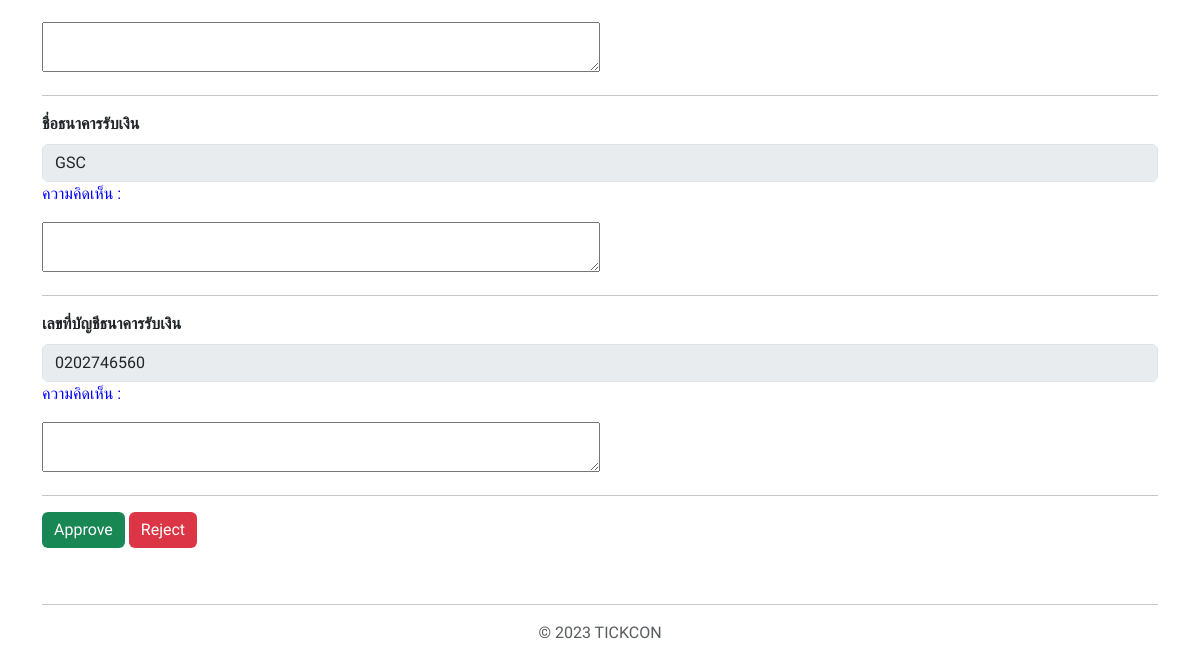
/all_final/each_con_check.php?concert_id=8 (lower part), run on an earlier commit of the app's database.
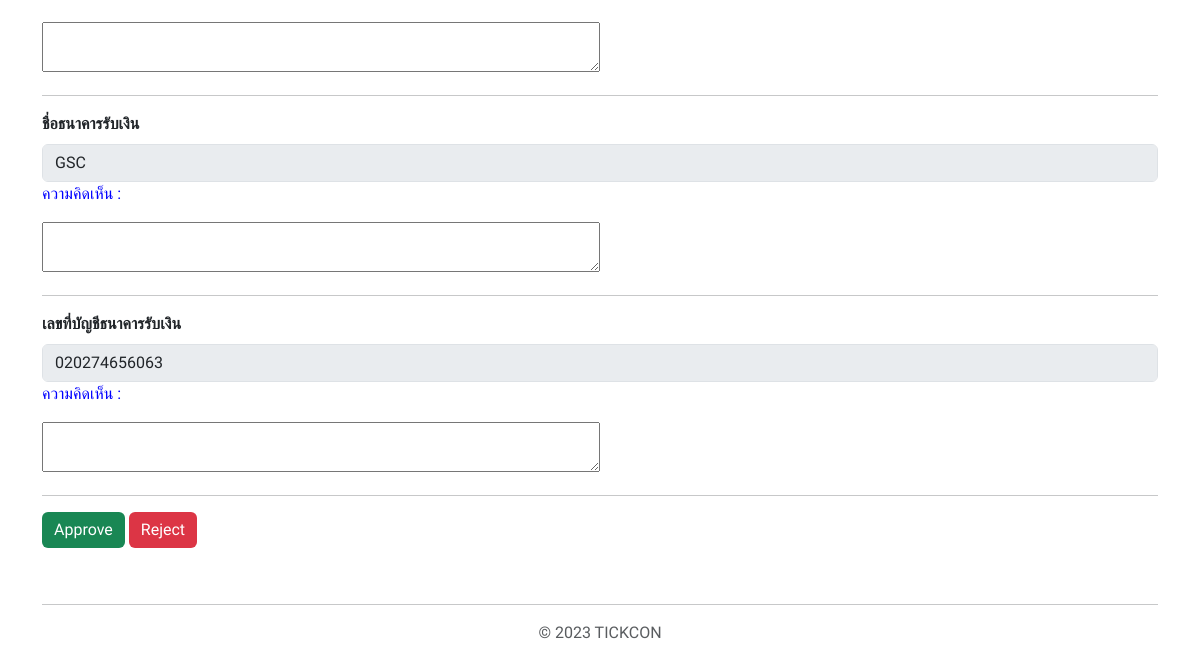
And on a later commit of the database.
### tables this page shows
CREATE TABLE "concert" (
	"concert_id"	INTEGER NOT NULL UNIQUE,
	"concert_name"	TEXT NOT NULL,
	"detail"	TEXT NOT NULL,
	"requirement"	TEXT NOT NULL,
	"status"	TEXT NOT NULL,
	"concert_img_path"	TEXT NOT NULL,
	"open_booking_date"	DATE NOT NULL,
	"show_date"	DATE NOT NULL,
	"show_time"	TEXT NOT NULL,
	"copy_id_card_img"	TEXT NOT NULL,
	"con_permission_img"	TEXT NOT NULL,
	"stage_img"	TEXT,
	"bank_name"	TEXT NOT NULL,
	"bank_code"	TEXT NOT NULL,
	"address"	TEXT NOT NULL,
	"member_id"	INTEGER NOT NULL,
	"concert_name_comment"	TEXT,
	"detail_comment"	TEXT,
	"requirement_comment"	TEXT,
	"concert_img_comment"	TEXT,
	"open_booking_date_comment"	TEXT,
	"show_date_comment"	TEXT,
	"show_time_comment"	TEXT,
	"copy_id_card_comment"	TEXT,
	"con_permission_comment"	TEXT,
	"stage_img_comment"	TEXT,
	"bank_name_comment"	TEXT,
	"bank_code_comment"	TEXT,
	"address_comment"	TEXT,
	"ticket_comment"	TEXT,
	PRIMARY KEY("concert_id" AUTOINCREMENT)
);

### all_final/each_con_check.php (the view, shortened to what this page needs)
<!DOCTYPE html>
<html lang="en">
<head>
    <link href="https://cdn.jsdelivr.net/npm/bootstrap@5.3.2/dist/css/bootstrap.min.css" rel="stylesheet"
>
</head>
<body>
    <?php
    $concert_id = $_SESSION['concert_id'];
    require_once 'config/db.php';
    $sql = <<<EOF
    SELECT * from concert
    WHERE concert_id = $concert_id;
    EOF;
    $ret = $db->query($sql);
    $row = $ret->fetchArray(SQLITE3_ASSOC);
    $member_id = $row['member_id'];
    $sql2 = <<<EOF
    SELECT * from member
    WHERE member_id = $member_id;
    EOF;
    $ret2 = $db->query($sql2);
    $row2 = $ret2->fetchArray(SQLITE3_ASSOC);
    echo '<div class="container">
        <form method="get" >
                <input type="text" class="form-control" name="cname" value = "' . $row2['firstname'] . ' ' . $row2['lastname'] . '" disabled>
                <input type="text" class="form-control" name="cname" value = "' . $row2['email'] . '" disabled><hr>
                <input type="text" class="form-control" name="cname" value = "' . $row['concert_name'] . '" disabled>
                <p class="comment">ความคิดเห็น :</p></p>' . '<textarea name="concert_name_comment" style="width: 50%; height: 50px;"></textarea><hr>
                <textarea name="address" style="width: 100%; height: 100px;" disabled>' . $row['address'] . '</textarea>
                <p class="comment">ความคิดเห็น :</p></p>' . '<textarea name="address_comment" style="width: 50%; height: 50px;"></textarea><hr>
                <input type="date" class="form-control" name="bdate" value = "' . $row['open_booking_date'] . '" disabled>
                <p class="comment">ความคิดเห็น :</p></p>' . '<textarea name="open_booking_date_comment" style="width: 50%; height: 50px;"></textarea><hr>
                <input type="date" class="form-control" name="cdate" value = "' . $row['show_date'] . '" disabled>
                <p class="comment">ความคิดเห็น :</p></p>' . '<textarea name="show_date_comment" style="width: 50%; height: 50px;"></textarea><hr>
                <input type="time" class="form-control" name="ctime" value = "' . $row['show_time'] . '" disabled>
                <p class="comment">ความคิดเห็น :</p></p>' . '<textarea name="show_time_comment" style="width: 50%; height: 50px;"></textarea><hr>
                <textarea name="detail" style="width: 100%; height: 100px;" disabled>' . $row['detail'] . '</textarea>
                <p class="comment">ความคิดเห็น :</p></p>' . '<textarea name="detail_comment" style="width: 50%; height: 50px;"></textarea><hr>
                <input type="require" class="form-control" name="require" value = "' . $row['requirement'] . '" disabled>
                <p class="comment">ความคิดเห็น :</p></p>' . '<textarea name="requirement_comment" style="width: 50%; height: 50px;"></textarea><hr>
            <div class="mb-3" id="tic_type_add"><b>บัตรคอนเสิร์ต</b><br>';
    echo '<p class="comment">ความคิดเห็น :</p></p>' . '<textarea name="ticket_comment" style="width: 50%; height: 50px;"></textarea><hr></div>
            <div class="mb-3">
                <label for="poster_img" class="form-label"><b>โปสเตอร์คอนเสิร์ต</b></label><br>
                <img src="' . $row['concert_img_path'] . '" style="max-width : 40vw"><br><a href="' . $row['stage_img'] . '" >download</a><br><br>
                <p class="comment">ความคิดเห็น :</p></p>' . '<textarea name="concert_img_comment" style="width: 50%; height: 50px;"></textarea><hr>
            </div>
            <div class="mb-3">
                <label for="id_card_img" class="form-label"><b>สำเนาบัตรประชาชนผู้จัดคอนเสิร์ต</b></label><br>
                <img src="' . $row['copy_id_card_img'] . '" style="max-width : 40vw"><br><a href="' . $row['stage_img'] . '" >download</a><br><br>
                <p class="comment">ความคิดเห็น :</p></p>' . '<textarea name="copy_id_card_comment" style="width: 50%; height: 50px;"></textarea><hr>
            </div>
            <div class="mb-3">
                <label for="license_img" class="form-label"><b>ใบอนุญาตจัดคอนเสิร์ต</b></label><br>
                <img src="' . $row['con_permission_img'] . '" style="max-width : 40vw"><br><a href="' . $row['stage_img'] . '" >download</a><br><br>
                <p class="comment">ความคิดเห็น :</p></p>' . '<textarea name="con_permission_comment" style="width: 50%; height: 50px;"></textarea><hr>
            </div>
            <div class="mb-3">
            <label for="con_img" class="form-label"><b>แผนผังคอนเสิร์ต</b></label><br>';
            if (is_null($row['stage_img'])) {
                echo '<p style="color : #808080;">ไม่ได้อัพโหลดแผนผังคอนเสิร์ต</p>';
            } else {
                echo '<img src="' . $row['stage_img'] . '" style="max-width : 40vw"><br><br>';
            }
            echo '<textarea name="stage_img_comment" style="width: 50%; height: 50px;"></textarea><hr>
            </div>
             <div class="mb-3">
                <label for="bank_acc_name" class="form-label"><b>ชื่อธนาคารรับเงิน</b></label>
                <input type="text" class="form-control" name="bank_acc_name"  value = "' . $row['bank_name'] . '" disabled>
                <p class="comment">ความคิดเห็น :</p></p>' . '<textarea name="bank_name_comment" style="width: 50%; height: 50px;"></textarea><hr>
                <label for="bank_acc_number" class="form-label"><b>เลขที่บัญชีธนาคารรับเงิน</b></label>
                <input type="text" class="form-control" name="bank_acc_number"  value = "' . $row['bank_code'] . '" disabled>
                <p class="comment">ความคิดเห็น :</p></p>' . '<textarea name="bank_code_comment" style="width: 50%; height: 50px;"></textarea><hr>
            </div>';
            echo '<button type="button" class="btn btn-success border-0 me-1" data-bs-toggle="modal" data-bs-target="#confirm1">Approve</button>';
            echo '<button type="button" class="btn btn-danger border-0 me-1" data-bs-toggle="modal" data-bs-target="#confirm2">Reject</button>';
    ?>
    <footer class="py-3 my-4 ">
        <hr>
        <p class="text-center text-muted">© 2023 TICKCON</p>
    </footer>
</body>
</html>

### all_final/each_con_check.php (style rules this page uses)
.container { margin: auto; margin-bottom: 20px; }
.comment { color: blue; }
* { font-family: 'Dosis', sans-serif; }

What changed in the data, as far as the page shows it:
changed concert "GSC": bank_acc_number "0202746560" → "020274656063"
